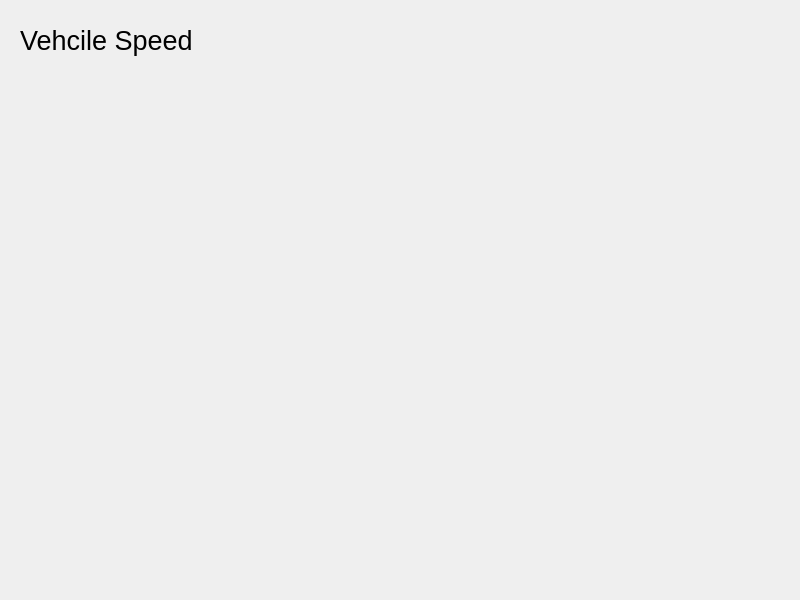
<?xml version="1.0" encoding="UTF-8"?>
<ui version="4.0">
 <class>MainWindow</class>
 <widget class="QMainWindow" name="MainWindow">
  <property name="geometry">
   <rect>
    <x>0</x>
    <y>0</y>
    <width>800</width>
    <height>600</height>
   </rect>
  </property>
  <property name="windowTitle">
   <string>MainWindow</string>
  </property>
  <widget class="QWidget" name="centralwidget">
   <widget class="QLabel" name="label">
    <property name="geometry">
     <rect>
      <x>20</x>
      <y>20</y>
      <width>361</width>
      <height>41</height>
     </rect>
    </property>
    <property name="font">
     <font>
      <pointsize>20</pointsize>
     </font>
    </property>
    <property name="text">
     <string>Vehcile Speed </string>
    </property>
   </widget>
   <widget class="QLabel" name="obstacle">
    <property name="geometry">
     <rect>
      <x>20</x>
      <y>140</y>
      <width>250</width>
      <height>40</height>
     </rect>
    </property>
    <property name="font">
     <font>
      <pointsize>20</pointsize>
     </font>
    </property>
    <property name="text">
     <string/>
    </property>
   </widget>
   <widget class="QLabel" name="OverHeat">
    <property name="geometry">
     <rect>
      <x>20</x>
      <y>200</y>
      <width>250</width>
      <height>40</height>
     </rect>
    </property>
    <property name="font">
     <font>
      <pointsize>20</pointsize>
     </font>
    </property>
    <property name="text">
     <string/>
    </property>
   </widget>
   <widget class="QLabel" name="Fuel">
    <property name="geometry">
     <rect>
      <x>20</x>
      <y>310</y>
      <width>250</width>
      <height>40</height>
     </rect>
    </property>
    <property name="font">
     <font>
      <pointsize>20</pointsize>
     </font>
    </property>
    <property name="text">
     <string/>
    </property>
   </widget>
   <widget class="QLabel" name="LowBattery">
    <property name="geometry">
     <rect>
      <x>20</x>
      <y>250</y>
      <width>250</width>
      <height>40</height>
     </rect>
    </property>
    <property name="font">
     <font>
      <pointsize>20</pointsize>
     </font>
    </property>
    <property name="text">
     <string/>
    </property>
   </widget>
   <widget class="QLabel" name="Speed">
    <property name="geometry">
     <rect>
      <x>20</x>
      <y>80</y>
      <width>250</width>
      <height>40</height>
     </rect>
    </property>
    <property name="font">
     <font>
      <pointsize>20</pointsize>
     </font>
    </property>
    <property name="text">
     <string/>
    </property>
   </widget>
  </widget>
  <widget class="QMenuBar" name="menubar">
   <property name="geometry">
    <rect>
     <x>0</x>
     <y>0</y>
     <width>800</width>
     <height>22</height>
    </rect>
   </property>
  </widget>
 </widget>
 <resources/>
 <connections/>
</ui>
